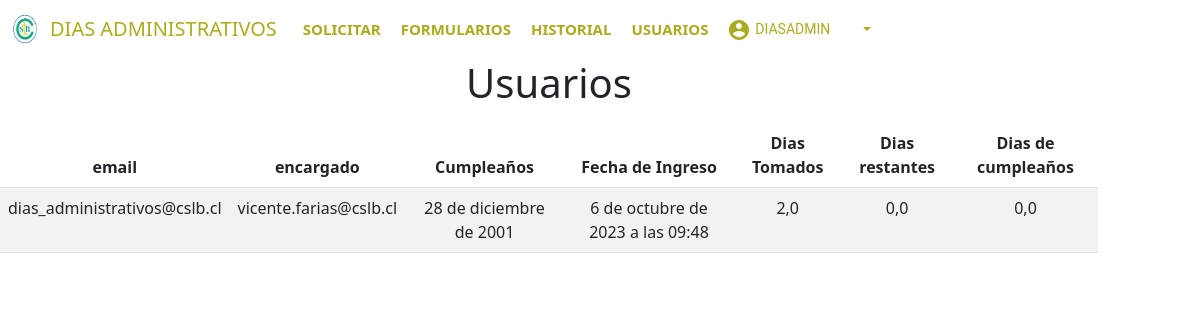
The app's page /usuarios/ (signed in) with its own data.
### proyectoapp/models.py (models this page shows, shortened)
class User(AbstractUser):
    password = models.CharField(max_length=100, verbose_name='contraseña', default="1320")
    username = models.CharField(max_length=150, unique=True)
    first_name = models.CharField(max_length=30)
    last_name = models.CharField(max_length=30)
    email = models.EmailField(unique=True, blank=True, null=True)
    jefe = models.EmailField('correo jefe', max_length=254)
    jefe_id = models.IntegerField(default=None, null=True, blank=True)
    grupo_encargado_id = models.IntegerField(default=None, null=True, blank=True)  # Campo para almacenar group_id
    is_superuser = models.BooleanField(default=False)
    birthday = models.DateField('Cumpleaños',blank=True, null=True)
    date_joined = models.DateTimeField('Fecha Ingreso', default=timezone.now)
    dias_tomados = models.FloatField(default=0, verbose_name='Días Tomados')
    dias_restantes = models.FloatField(default=2, verbose_name='Días Restantes')
    dias_cumpleaños = models.FloatField(default=1, verbose_name='Días cumpleaños')

### proyectoapp/views.py (the view)
# urls.py: path('usuarios/', login_required(views.usuarios), name='usuarios'),
def usuarios(request):
    usuario = request.user
    cursor = connection.cursor()
    cursor.execute("SELECT group_id FROM proyectoapp_user_groups WHERE user_id = %s", [usuario.id])
    group_id = cursor.fetchone()[0]  # Obtiene el primer valor de la consulta
    if group_id in [10, 4]:  # Verifica si group_id está en la lista [1, 2, 4]
        userListados = User.objects.filter(grupo_encargado_id=group_id).order_by('email')
    elif group_id in [11]:
        userListados = User.objects.order_by('email')
    else:
        pass
    return render(request, "proyectoapp/usuarios.html", {"usuarios": userListados})

### proyectoapp/templates/proyectoapp/usuarios.html (shortened to what this page needs)
{% extends "../base.html" %} {% load crispy_forms_tags%} {% load static %}
{%block content%}
<!DOCTYPE html>
<html lang="en">
<head>
    <link rel="stylesheet" type="text/css" href='{% static "CSS/body_nav.css"%}' />
    <link rel="stylesheet" type="text/css" href='{% static "CSS/style_so.css"%}' />
    <link href="https://cdn.jsdelivr.net/npm/bootstrap@5.3.0-alpha1/dist/css/bootstrap.min.css" rel="stylesheet"
 />
    <link rel="stylesheet" href="https://cdnjs.cloudflare.com/ajax/libs/font-awesome/4.7.0/css/font-awesome.min.css" />
    <link rel="stylesheet" href="https://cdnjs.cloudflare.com/ajax/libs/animate.css/4.1.1/animate.min.css" />
</head>
<body>
    <div class="row" style="text-align: center;">
        <div class="col-sm-12 col-md-6 col-lg-12 col-xl-11">
            <h1>Usuarios</h1>
            <div class="table-responsive py-2">
                <table class="table table-striped">
                    <thead>
                        <tr>
                            <th>email</th>
                            <th>encargado</th>
                            <th>Cumpleaños</th>
                            <th>Fecha de Ingreso</th>
                            <th>Dias Tomados</th>
                            <th>Dias restantes</th>
                            <th>Dias de cumpleaños</th>
                        </tr>
                    </thead>
                    <tbody>
                        {% if usuarios %}
                        {% for c in usuarios %}
                        <tr>
                            <td>{{c.email}}</td>
                            <td>{{c.jefe}}</td>
                            <td>
                                {{c.birthday}}
                            </td>
                            <td>
                                {{c.date_joined}}
                            </td>
                            <td>{{c.dias_tomados}}</td>
                            <td>{{c.dias_restantes}}</td>
                            <td>{{c.dias_cumpleaños}}</td>
                        </tr>
                        {% endfor %}
                        {% else %}
                        <tr>
                            <td style="text-align: center;" colspan="10">No se registran usuarios.</td>
                        </tr>
                        {% endif %}
                    </tbody>
                </table>
            </div>
        </div>
    </div>
</body>
</html>
{% endblock %}

### proyectoapp/templates/base.html (shortened to what this page needs)
<!DOCTYPE html>
{% load static %}
<html lang="en">
  <head>
  <link rel=" stylesheet" type="text/css" href='{% static "CSS/body_nav.css" %}'>
  <link rel=" stylesheet" type="text/css" href='{% static "CSS/botton.css" %}'>
  <link href="https://cdn.jsdelivr.net/npm/bootstrap@5.3.0/dist/css/bootstrap.min.css" rel="stylesheet">
  <link rel="stylesheet" href="https://cdnjs.cloudflare.com/ajax/libs/font-awesome/4.7.0/css/font-awesome.min.css">
  <link rel="stylesheet" href="https://cdnjs.cloudflare.com/ajax/libs/animate.css/4.1.1/animate.min.css" />
  </head>
  <body>
    <nav class="navbar navbar-expand-lg" id="nav-menu">
      <img class="animate__animated animate__bounce" src='{% static "../media/image/cslb.png" %}'alt="10" width="50"height="30"/>
      <a class="navbar-brand elemento" id="nav-menu" style="background: #4f4f4f00"href='{% url "index" %}'>DIAS ADMINISTRATIVOS</a>
        {% if request.user.is_authenticated %}
          <div class="collapse navbar-collapse" id="navbarSupportedContent">
            <ul class="navbar-nav">
              <li class="nav-item">
                <a class="nav-link" href='{% url "formulario" %}'>SOLICITAR</a>
              </li>
              {% if request.user.is_superuser %}
              <li class="nav-item">
                <a class="nav-link" href='{% url "Listado" %}'>Formularios</a>
              </li>
              <li class="nav-item">
                <a class="nav-link" href='{% url "historial" %}'>Historial</a>
              </li>
              <li class="nav-item">
                <a class="nav-link" href='{% url "usuarios" %}'>Usuarios</a>
              </li>
              {%endif%}
            </ul>
              <div class="dropdown navbar-nav">
                <button class="css-nav dropdown-toggle dropdownp"type="button"data-bs-toggle="dropdown">
                  <span>
                  </span>
                  <p class="css-menu-caja">
                  {% if request.user.is_authenticated %}
                    <li><a  class="dropdown-item dropdown_sub css-nav">{{user.username | upper }}</a></li>
                  {% else %}
                    <li><a  class="dropdown-item dropdown_sub css-nav">PERFIL</a></li>
                  {%endif%}
                    </p>
                      <svg class="css-menu-int" focusable="false" aria-hidden="true"></svg>
                </button>
              </div>
          </div>
        {%endif%}
    </nav>
  {%block content%}
  {% endblock %}
  </body>
</html>

### proyectoapp/static/CSS/body_nav.css (style rules this page uses)
#nav-menu ul { font-family: "Chivo Mono" monospace; align-items: center; }
#nav-menu ul li { list-style: none; }
#nav-menu ul li a { font-size: 15px; font-weight: 700; text-transform: uppercase; color: rgb(0, 0, 0); padding: 10px; transition: 0.5s ease; ; }
.css-nav { display: inline-flex; align-items: center; justify-content: center; position: relative; box-sizing: border-box; background-color: transparent; outline: 0px; border: 0px; margin: 0px; cursor: pointer; vertical-align: middle; font-weight: 500; line-height: 24px; font-size: 0.875rem; font-family: Roboto, sans-serif; min-width: 64px; padding: 6px 8px; border-radius: 8px; }
.css-menu-int { user-select: none; width: 1.2em; height: 1em; display: inline-block; fill: currentcolor; flex-shrink: 0; transition: fill 200ms cubic-bezier(0.4, 0, 0.2, 1) 0ms; font-size: 1.5rem; }

### records on screen
User: username "DIASADMIN", email "dias_administrativos@cslb.cl", jefe "vicente.farias@cslb.cl", birthday "28 de diciembre de 2001", date_joined "6 de octubre de 2023 a las 09:48", dias_tomados "2,0", dias_restantes "0,0", dias_cumpleaños "0,0"
